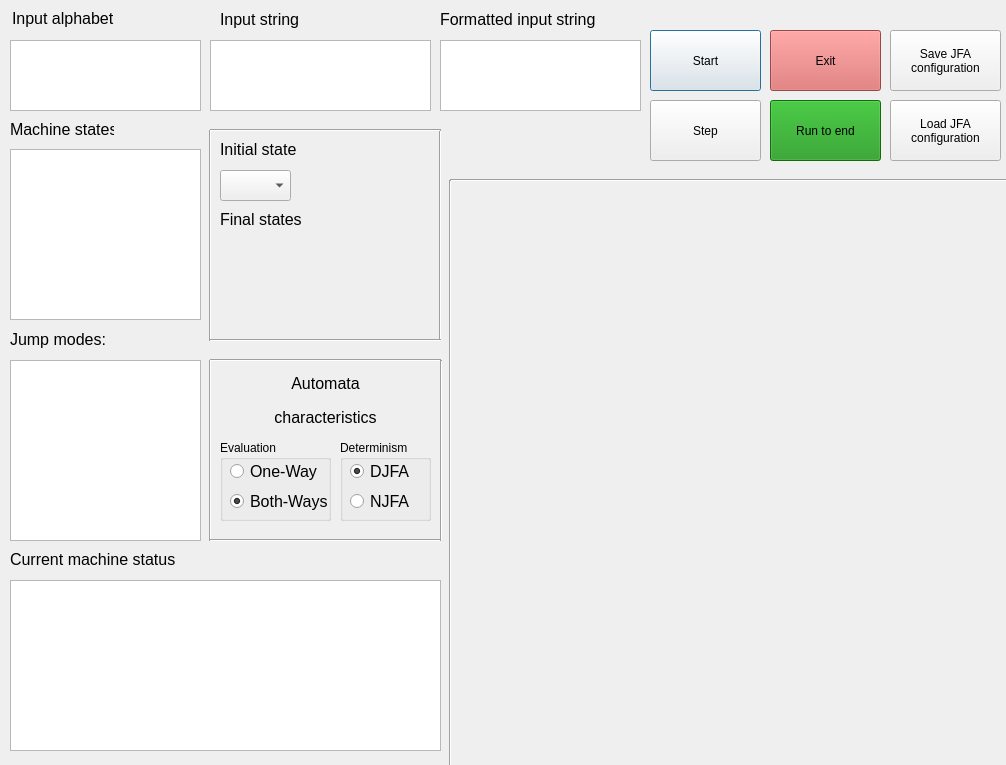
<?xml version="1.0" encoding="UTF-8"?>
<ui version="4.0">
 <class>JumpingFiniteAutomata</class>
 <widget class="QDialog" name="JumpingFiniteAutomata">
  <property name="geometry">
   <rect>
    <x>0</x>
    <y>0</y>
    <width>1006</width>
    <height>765</height>
   </rect>
  </property>
  <property name="cursor">
   <cursorShape>ArrowCursor</cursorShape>
  </property>
  <property name="windowTitle">
   <string>Dialog</string>
  </property>
  <widget class="QTextEdit" name="inputAlphabetText">
   <property name="geometry">
    <rect>
     <x>10</x>
     <y>40</y>
     <width>191</width>
     <height>71</height>
    </rect>
   </property>
   <property name="font">
    <font>
     <pointsize>12</pointsize>
    </font>
   </property>
   <property name="toolTip">
    <string>&lt;html&gt;&lt;head/&gt;&lt;body&gt;&lt;p&gt;&lt;span style=&quot; font-size:10pt;&quot;&gt;The input alphabet of a finite automaton is the set of characters that the automaton is able to read and process as input.&lt;/span&gt;&lt;/p&gt;&lt;p&gt;&lt;span style=&quot; font-size:10pt;&quot;&gt;Use only symbols of latin alphabet and numbers.&lt;/span&gt;&lt;/p&gt;&lt;p&gt;&lt;span style=&quot; font-size:10pt;&quot;&gt;Divide each symbol by a &lt;/span&gt;&lt;span style=&quot; font-size:10pt; font-weight:600;&quot;&gt;semicolon, &lt;/span&gt;&lt;span style=&quot; font-size:10pt;&quot;&gt;as in the following format:&lt;/span&gt;&lt;/p&gt;&lt;p&gt;&lt;span style=&quot; font-size:10pt; font-weight:600;&quot;&gt;A;B;C;D;E&lt;/span&gt;&lt;span style=&quot; font-size:10pt;&quot;&gt; etc.&lt;/span&gt;&lt;/p&gt;&lt;/body&gt;&lt;/html&gt;</string>
   </property>
   <property name="autoFormatting">
    <set>QTextEdit::AutoNone</set>
   </property>
   <property name="tabChangesFocus">
    <bool>true</bool>
   </property>
  </widget>
  <widget class="QPushButton" name="startButton">
   <property name="geometry">
    <rect>
     <x>650</x>
     <y>30</y>
     <width>111</width>
     <height>61</height>
    </rect>
   </property>
   <property name="toolTip">
    <string>&lt;html&gt;&lt;head/&gt;&lt;body&gt;&lt;p&gt;&lt;span style=&quot; font-size:10pt;&quot;&gt;Starts evaluating the current set automata.&lt;br/&gt;&lt;br/&gt;Navigate the evaluation with &lt;/span&gt;&lt;span style=&quot; font-size:10pt; font-weight:600;&quot;&gt;Step&lt;/span&gt;&lt;span style=&quot; font-size:10pt;&quot;&gt; and &lt;/span&gt;&lt;span style=&quot; font-size:10pt; font-weight:600;&quot;&gt;Run To End&lt;/span&gt;&lt;span style=&quot; font-size:10pt;&quot;&gt; buttons&lt;/span&gt;&lt;/p&gt;&lt;/body&gt;&lt;/html&gt;</string>
   </property>
   <property name="text">
    <string>Start</string>
   </property>
  </widget>
  <widget class="QPushButton" name="exitButton">
   <property name="geometry">
    <rect>
     <x>770</x>
     <y>30</y>
     <width>111</width>
     <height>61</height>
    </rect>
   </property>
   <property name="acceptDrops">
    <bool>false</bool>
   </property>
   <property name="toolTip">
    <string>&lt;html&gt;&lt;head/&gt;&lt;body&gt;&lt;p&gt;&lt;span style=&quot; font-size:10pt;&quot;&gt;Exits the application&lt;/span&gt;&lt;/p&gt;&lt;p&gt;&lt;span style=&quot; font-size:10pt;&quot;&gt;Discards any preset automata information&lt;/span&gt;&lt;/p&gt;&lt;/body&gt;&lt;/html&gt;</string>
   </property>
   <property name="styleSheet">
    <string notr="true">background-color: rgb(217, 99, 99);</string>
   </property>
   <property name="text">
    <string>Exit</string>
   </property>
   <property name="checkable">
    <bool>false</bool>
   </property>
  </widget>
  <widget class="QLabel" name="label">
   <property name="geometry">
    <rect>
     <x>12</x>
     <y>9</y>
     <width>106</width>
     <height>19</height>
    </rect>
   </property>
   <property name="font">
    <font>
     <pointsize>12</pointsize>
    </font>
   </property>
   <property name="text">
    <string>Input alphabet</string>
   </property>
  </widget>
  <widget class="QTextEdit" name="machineStatesText">
   <property name="geometry">
    <rect>
     <x>10</x>
     <y>149</y>
     <width>191</width>
     <height>171</height>
    </rect>
   </property>
   <property name="font">
    <font>
     <pointsize>12</pointsize>
    </font>
   </property>
   <property name="toolTip">
    <string>&lt;html&gt;&lt;head/&gt;&lt;body&gt;&lt;p&gt;&lt;span style=&quot; font-size:10pt;&quot;&gt;Declares the states the automata transitions/jumps to and from based on functions.&lt;br/&gt;&lt;br/&gt;Divide each state with a &lt;/span&gt;&lt;span style=&quot; font-size:10pt; font-weight:600;&quot;&gt;semicolon, &lt;br/&gt;&lt;br/&gt;&lt;/span&gt;&lt;span style=&quot; font-size:10pt;&quot;&gt;Example:&lt;br/&gt;&lt;br/&gt;&lt;/span&gt;&lt;span style=&quot; font-size:10pt; font-weight:600;&quot;&gt;sta0;sta1;sta2;sta3;sta4&lt;br/&gt;&lt;/span&gt;&lt;span style=&quot; font-size:10pt;&quot;&gt;etc.&lt;/span&gt;&lt;/p&gt;&lt;/body&gt;&lt;/html&gt;</string>
   </property>
   <property name="tabChangesFocus">
    <bool>true</bool>
   </property>
  </widget>
  <widget class="QLabel" name="label_4">
   <property name="geometry">
    <rect>
     <x>10</x>
     <y>120</y>
     <width>104</width>
     <height>19</height>
    </rect>
   </property>
   <property name="font">
    <font>
     <pointsize>12</pointsize>
    </font>
   </property>
   <property name="text">
    <string>Machine states</string>
   </property>
  </widget>
  <widget class="QTextEdit" name="inputStringText">
   <property name="geometry">
    <rect>
     <x>210</x>
     <y>40</y>
     <width>221</width>
     <height>71</height>
    </rect>
   </property>
   <property name="font">
    <font>
     <pointsize>12</pointsize>
    </font>
   </property>
   <property name="toolTip">
    <string>&lt;html&gt;&lt;head/&gt;&lt;body&gt;&lt;p&gt;&lt;span style=&quot; font-size:10pt;&quot;&gt;The input string is a sequence of characters that will be evaluated by the preset automata.&lt;/span&gt;&lt;/p&gt;&lt;/body&gt;&lt;/html&gt;</string>
   </property>
   <property name="tabChangesFocus">
    <bool>true</bool>
   </property>
  </widget>
  <widget class="QLabel" name="label_7">
   <property name="geometry">
    <rect>
     <x>220</x>
     <y>10</y>
     <width>106</width>
     <height>19</height>
    </rect>
   </property>
   <property name="font">
    <font>
     <pointsize>12</pointsize>
    </font>
   </property>
   <property name="text">
    <string>Input string</string>
   </property>
  </widget>
  <widget class="QLabel" name="label_8">
   <property name="geometry">
    <rect>
     <x>10</x>
     <y>550</y>
     <width>171</width>
     <height>19</height>
    </rect>
   </property>
   <property name="font">
    <font>
     <pointsize>12</pointsize>
    </font>
   </property>
   <property name="text">
    <string>Current machine status</string>
   </property>
  </widget>
  <widget class="QTextEdit" name="statusText">
   <property name="geometry">
    <rect>
     <x>10</x>
     <y>580</y>
     <width>431</width>
     <height>171</height>
    </rect>
   </property>
   <property name="font">
    <font>
     <pointsize>12</pointsize>
    </font>
   </property>
   <property name="toolTip">
    <string>&lt;html&gt;&lt;head/&gt;&lt;body&gt;&lt;p&gt;&lt;span style=&quot; font-size:10pt;&quot;&gt;The current status, actions and exceptions of the preset automata.&lt;/span&gt;&lt;/p&gt;&lt;p&gt;&lt;span style=&quot; font-size:10pt;&quot;&gt;Only includes basic information about what action has been taken, doesn't include details about said action.&lt;/span&gt;&lt;/p&gt;&lt;p&gt;&lt;span style=&quot; font-size:10pt;&quot;&gt;Examples:&lt;/span&gt;&lt;/p&gt;&lt;p&gt;&lt;span style=&quot; font-size:10pt; font-weight:600;&quot;&gt;&amp;quot;A jump has been performed!&lt;/span&gt;&lt;/p&gt;&lt;p&gt;&lt;span style=&quot; font-size:10pt; font-weight:600;&quot;&gt;&amp;lt;state1&amp;gt; -&amp;gt; &amp;lt;state2&amp;gt; via reading &amp;lt;symbol&amp;gt;&amp;quot;&lt;/span&gt;&lt;/p&gt;&lt;p&gt;&lt;span style=&quot; font-size:10pt; font-weight:600;&quot;&gt;&lt;br/&gt;&amp;quot;String ACCEPTED&amp;quot;&lt;/span&gt;&lt;/p&gt;&lt;p&gt;&lt;span style=&quot; font-size:10pt; font-weight:600;&quot;&gt;&lt;br/&gt;&amp;quot;ERROR&lt;/span&gt;&lt;/p&gt;&lt;p&gt;&lt;span style=&quot; font-size:10pt; font-weight:600;&quot;&gt;A state specified in transition function does not exist: 'Q'&amp;quot;&lt;/span&gt;&lt;/p&gt;&lt;/body&gt;&lt;/html&gt;</string>
   </property>
   <property name="readOnly">
    <bool>true</bool>
   </property>
  </widget>
  <widget class="QPushButton" name="stepButton">
   <property name="geometry">
    <rect>
     <x>650</x>
     <y>100</y>
     <width>111</width>
     <height>61</height>
    </rect>
   </property>
   <property name="toolTip">
    <string>&lt;html&gt;&lt;head/&gt;&lt;body&gt;&lt;p&gt;&lt;span style=&quot; font-size:10pt;&quot;&gt;Moves the automata one step forward.&lt;/span&gt;&lt;/p&gt;&lt;/body&gt;&lt;/html&gt;</string>
   </property>
   <property name="text">
    <string>Step</string>
   </property>
  </widget>
  <widget class="Line" name="line">
   <property name="geometry">
    <rect>
     <x>450</x>
     <y>170</y>
     <width>1401</width>
     <height>20</height>
    </rect>
   </property>
   <property name="orientation">
    <enum>Qt::Horizontal</enum>
   </property>
  </widget>
  <widget class="Line" name="line_2">
   <property name="geometry">
    <rect>
     <x>440</x>
     <y>180</y>
     <width>20</width>
     <height>1871</height>
    </rect>
   </property>
   <property name="orientation">
    <enum>Qt::Vertical</enum>
   </property>
  </widget>
  <widget class="QPushButton" name="runToEndButton">
   <property name="geometry">
    <rect>
     <x>770</x>
     <y>100</y>
     <width>111</width>
     <height>61</height>
    </rect>
   </property>
   <property name="toolTip">
    <string>&lt;html&gt;&lt;head/&gt;&lt;body&gt;&lt;p&gt;&lt;span style=&quot; font-size:10pt;&quot;&gt;Runs all the steps of the evaulation until the end.&lt;/span&gt;&lt;/p&gt;&lt;/body&gt;&lt;/html&gt;</string>
   </property>
   <property name="styleSheet">
    <string notr="true">background-color: rgb(22, 149, 19);</string>
   </property>
   <property name="text">
    <string>Run to end</string>
   </property>
  </widget>
  <widget class="QTextEdit" name="outputStringTextFormatted">
   <property name="geometry">
    <rect>
     <x>440</x>
     <y>40</y>
     <width>201</width>
     <height>71</height>
    </rect>
   </property>
   <property name="font">
    <font>
     <pointsize>12</pointsize>
    </font>
   </property>
   <property name="toolTip">
    <string>&lt;html&gt;&lt;head/&gt;&lt;body&gt;&lt;p&gt;&lt;span style=&quot; font-size:10pt;&quot;&gt;Sorted values of occurences of each symbol in the string&lt;/span&gt;&lt;/p&gt;&lt;/body&gt;&lt;/html&gt;</string>
   </property>
   <property name="tabChangesFocus">
    <bool>true</bool>
   </property>
   <property name="readOnly">
    <bool>true</bool>
   </property>
  </widget>
  <widget class="QLabel" name="label_9">
   <property name="geometry">
    <rect>
     <x>440</x>
     <y>10</y>
     <width>181</width>
     <height>19</height>
    </rect>
   </property>
   <property name="font">
    <font>
     <pointsize>12</pointsize>
     <weight>50</weight>
     <bold>false</bold>
    </font>
   </property>
   <property name="text">
    <string>Formatted input string</string>
   </property>
  </widget>
  <widget class="QComboBox" name="statesCombobox">
   <property name="geometry">
    <rect>
     <x>220</x>
     <y>170</y>
     <width>71</width>
     <height>31</height>
    </rect>
   </property>
   <property name="toolTip">
    <string>&lt;html&gt;&lt;head/&gt;&lt;body&gt;&lt;p&gt;Selection combobox for marking the initial state.&lt;/p&gt;&lt;p&gt;&lt;br/&gt;&lt;/p&gt;&lt;p&gt;Selecting the option &amp;quot;No Selection&amp;quot; will not allow the automata to be loaded.&lt;/p&gt;&lt;p&gt;&lt;br/&gt;&lt;/p&gt;&lt;p&gt;Content of combobox are generated based on declared machine states&lt;/p&gt;&lt;/body&gt;&lt;/html&gt;</string>
   </property>
  </widget>
  <widget class="QLabel" name="label_10">
   <property name="geometry">
    <rect>
     <x>220</x>
     <y>140</y>
     <width>141</width>
     <height>19</height>
    </rect>
   </property>
   <property name="font">
    <font>
     <pointsize>12</pointsize>
    </font>
   </property>
   <property name="toolTip">
    <string>&lt;html&gt;&lt;head/&gt;&lt;body&gt;&lt;p&gt;&lt;span style=&quot; font-size:10pt;&quot;&gt;Selection combobox for marking the initial state.&lt;/span&gt;&lt;/p&gt;&lt;p&gt;&lt;span style=&quot; font-size:10pt;&quot;&gt;&lt;br/&gt;&lt;/span&gt;&lt;/p&gt;&lt;p&gt;&lt;span style=&quot; font-size:10pt;&quot;&gt;Selecting the option &amp;quot;No Selection&amp;quot; will not allow the automata to be loaded.&lt;/span&gt;&lt;/p&gt;&lt;p&gt;&lt;span style=&quot; font-size:10pt;&quot;&gt;&lt;br/&gt;&lt;/span&gt;&lt;/p&gt;&lt;p&gt;&lt;span style=&quot; font-size:10pt;&quot;&gt;Content of combobox are generated based on declared machine states&lt;/span&gt;&lt;/p&gt;&lt;/body&gt;&lt;/html&gt;</string>
   </property>
   <property name="text">
    <string>Initial state</string>
   </property>
  </widget>
  <widget class="QLabel" name="label_11">
   <property name="geometry">
    <rect>
     <x>220</x>
     <y>210</y>
     <width>81</width>
     <height>19</height>
    </rect>
   </property>
   <property name="font">
    <font>
     <pointsize>12</pointsize>
    </font>
   </property>
   <property name="toolTip">
    <string>&lt;html&gt;&lt;head/&gt;&lt;body&gt;&lt;p&gt;&lt;span style=&quot; font-size:10pt;&quot;&gt;Layout of checkboxed used to mark what states count as end states.&lt;/span&gt;&lt;/p&gt;&lt;p&gt;&lt;br/&gt;&lt;/p&gt;&lt;p&gt;&lt;span style=&quot; font-size:10pt;&quot;&gt;For the machine to load, at least 1 needs to be selected&lt;/span&gt;&lt;/p&gt;&lt;p&gt;&lt;br/&gt;&lt;/p&gt;&lt;p&gt;&lt;span style=&quot; font-size:10pt;&quot;&gt;Checkboxes are dynamically generated based on machine states&lt;/span&gt;&lt;/p&gt;&lt;/body&gt;&lt;/html&gt;</string>
   </property>
   <property name="text">
    <string>Final states</string>
   </property>
  </widget>
  <widget class="QWidget" name="gridLayoutWidget">
   <property name="geometry">
    <rect>
     <x>220</x>
     <y>240</y>
     <width>211</width>
     <height>91</height>
    </rect>
   </property>
   <layout class="QGridLayout" name="endStatesGrid"/>
  </widget>
  <widget class="QWidget" name="gridLayoutWidget_2">
   <property name="geometry">
    <rect>
     <x>460</x>
     <y>190</y>
     <width>541</width>
     <height>571</height>
    </rect>
   </property>
   <layout class="QGridLayout" name="instancesGrid"/>
  </widget>
  <widget class="QPushButton" name="LoadButton">
   <property name="geometry">
    <rect>
     <x>890</x>
     <y>100</y>
     <width>111</width>
     <height>61</height>
    </rect>
   </property>
   <property name="toolTip">
    <string>&lt;html&gt;&lt;head/&gt;&lt;body&gt;&lt;p&gt;&lt;span style=&quot; font-size:10pt;&quot;&gt;Loads and edits the current automata preset from a file from users folder via a dialog window&lt;/span&gt;&lt;/p&gt;&lt;/body&gt;&lt;/html&gt;</string>
   </property>
   <property name="text">
    <string>Load JFA
configuration</string>
   </property>
  </widget>
  <widget class="QPushButton" name="SaveButton">
   <property name="geometry">
    <rect>
     <x>890</x>
     <y>30</y>
     <width>111</width>
     <height>61</height>
    </rect>
   </property>
   <property name="toolTip">
    <string>&lt;html&gt;&lt;head/&gt;&lt;body&gt;&lt;p&gt;&lt;span style=&quot; font-size:10pt;&quot;&gt;Takes current automata preset and saves it to a file in users documents folder via a dialog window&lt;/span&gt;&lt;/p&gt;&lt;/body&gt;&lt;/html&gt;</string>
   </property>
   <property name="text">
    <string>Save JFA
configuration</string>
   </property>
  </widget>
  <widget class="Line" name="line_7">
   <property name="geometry">
    <rect>
     <x>200</x>
     <y>130</y>
     <width>20</width>
     <height>211</height>
    </rect>
   </property>
   <property name="orientation">
    <enum>Qt::Vertical</enum>
   </property>
  </widget>
  <widget class="Line" name="line_8">
   <property name="geometry">
    <rect>
     <x>430</x>
     <y>130</y>
     <width>20</width>
     <height>211</height>
    </rect>
   </property>
   <property name="orientation">
    <enum>Qt::Vertical</enum>
   </property>
  </widget>
  <widget class="Line" name="line_9">
   <property name="geometry">
    <rect>
     <x>210</x>
     <y>330</y>
     <width>231</width>
     <height>20</height>
    </rect>
   </property>
   <property name="orientation">
    <enum>Qt::Horizontal</enum>
   </property>
  </widget>
  <widget class="Line" name="line_10">
   <property name="geometry">
    <rect>
     <x>210</x>
     <y>120</y>
     <width>231</width>
     <height>20</height>
    </rect>
   </property>
   <property name="orientation">
    <enum>Qt::Horizontal</enum>
   </property>
  </widget>
  <widget class="Line" name="line_3">
   <property name="geometry">
    <rect>
     <x>200</x>
     <y>360</y>
     <width>20</width>
     <height>181</height>
    </rect>
   </property>
   <property name="orientation">
    <enum>Qt::Vertical</enum>
   </property>
  </widget>
  <widget class="QGroupBox" name="DeterminismBox">
   <property name="geometry">
    <rect>
     <x>340</x>
     <y>440</y>
     <width>91</width>
     <height>81</height>
    </rect>
   </property>
   <property name="title">
    <string>Determinism</string>
   </property>
   <widget class="QRadioButton" name="DJFARadioButton">
    <property name="geometry">
     <rect>
      <x>10</x>
      <y>20</y>
      <width>93</width>
      <height>23</height>
     </rect>
    </property>
    <property name="font">
     <font>
      <pointsize>12</pointsize>
     </font>
    </property>
    <property name="toolTip">
     <string>&lt;html&gt;&lt;head/&gt;&lt;body&gt;&lt;p&gt;&lt;span style=&quot; font-size:10pt;&quot;&gt;The determinism characteristics decide how an automata handles transitions from state to state&lt;br/&gt;&lt;br/&gt;&lt;/span&gt;&lt;span style=&quot; font-size:10pt; font-weight:600;&quot;&gt;D J F A - Deterministic Jumping Finite Automata&lt;br/&gt;&lt;/span&gt;&lt;span style=&quot; font-size:10pt;&quot;&gt;Every transition and jump function allows to shift only to one state.&lt;/span&gt;&lt;/p&gt;&lt;/body&gt;&lt;/html&gt;</string>
    </property>
    <property name="text">
     <string>DJFA</string>
    </property>
    <property name="checked">
     <bool>true</bool>
    </property>
   </widget>
   <widget class="QRadioButton" name="NJFARadioButton">
    <property name="geometry">
     <rect>
      <x>10</x>
      <y>50</y>
      <width>93</width>
      <height>23</height>
     </rect>
    </property>
    <property name="font">
     <font>
      <pointsize>12</pointsize>
     </font>
    </property>
    <property name="toolTip">
     <string>&lt;html&gt;&lt;head/&gt;&lt;body&gt;&lt;p&gt;&lt;span style=&quot; font-size:10pt;&quot;&gt;The determinism characteristics decide how an automata handles transitions from state to state&lt;/span&gt;&lt;/p&gt;&lt;p&gt;&lt;span style=&quot; font-size:10pt; font-weight:600;&quot;&gt;N J F A - Non-Deterministic Jumping Finite Automata&lt;br/&gt;&lt;/span&gt;&lt;span style=&quot; font-size:10pt;&quot;&gt;Any transition and jump function allows to shift into multiple states at once.&lt;/span&gt;&lt;/p&gt;&lt;p&gt;&lt;span style=&quot; font-size:10pt; font-weight:600;&quot;&gt;NJFA cannot be selected for One-Way automata&lt;/span&gt;&lt;/p&gt;&lt;/body&gt;&lt;/html&gt;</string>
    </property>
    <property name="text">
     <string>NJFA</string>
    </property>
    <property name="checked">
     <bool>false</bool>
    </property>
   </widget>
  </widget>
  <widget class="QGroupBox" name="EvaluationBox">
   <property name="geometry">
    <rect>
     <x>220</x>
     <y>440</y>
     <width>111</width>
     <height>81</height>
    </rect>
   </property>
   <property name="title">
    <string>Evaluation</string>
   </property>
   <widget class="QRadioButton" name="OneWayRadioButton">
    <property name="geometry">
     <rect>
      <x>10</x>
      <y>20</y>
      <width>98</width>
      <height>23</height>
     </rect>
    </property>
    <property name="font">
     <font>
      <pointsize>12</pointsize>
     </font>
    </property>
    <property name="toolTip">
     <string>&lt;html&gt;&lt;head/&gt;&lt;body&gt;&lt;p&gt;&lt;span style=&quot; font-size:10pt;&quot;&gt;The evaluation characteristics decide how an automata handles and evaluates input string&lt;br/&gt;&lt;br/&gt;&lt;/span&gt;&lt;span style=&quot; font-size:10pt; font-weight:600;&quot;&gt;One-Way&lt;br/&gt;&lt;/span&gt;&lt;span style=&quot; font-size:10pt;&quot;&gt;Automata will read the input string in only one way (right). When it reaches the end with remaining unread symbol, it jumps to the left-most one.&lt;/span&gt;&lt;/p&gt;&lt;/body&gt;&lt;/html&gt;</string>
    </property>
    <property name="text">
     <string>One-Way</string>
    </property>
    <property name="checkable">
     <bool>true</bool>
    </property>
    <property name="checked">
     <bool>false</bool>
    </property>
    <property name="autoExclusive">
     <bool>true</bool>
    </property>
   </widget>
   <widget class="QRadioButton" name="BothWayRadioButton">
    <property name="geometry">
     <rect>
      <x>10</x>
      <y>50</y>
      <width>98</width>
      <height>23</height>
     </rect>
    </property>
    <property name="font">
     <font>
      <pointsize>12</pointsize>
     </font>
    </property>
    <property name="toolTip">
     <string>&lt;html&gt;&lt;head/&gt;&lt;body&gt;&lt;p&gt;&lt;span style=&quot; font-size:10pt;&quot;&gt;The evaluation characteristics decide how an automata handles and evaluates input string&lt;br/&gt;&lt;br/&gt;&lt;/span&gt;&lt;span style=&quot; font-size:10pt; font-weight:600;&quot;&gt;Two-Way&lt;br/&gt;&lt;/span&gt;&lt;span style=&quot; font-size:10pt;&quot;&gt;Automata will read the input string in both ways (right and left).&lt;/span&gt;&lt;/p&gt;&lt;/body&gt;&lt;/html&gt;</string>
    </property>
    <property name="text">
     <string>Both-Ways</string>
    </property>
    <property name="checked">
     <bool>true</bool>
    </property>
    <property name="autoExclusive">
     <bool>true</bool>
    </property>
   </widget>
  </widget>
  <widget class="Line" name="line_4">
   <property name="geometry">
    <rect>
     <x>431</x>
     <y>360</y>
     <width>20</width>
     <height>181</height>
    </rect>
   </property>
   <property name="orientation">
    <enum>Qt::Vertical</enum>
   </property>
  </widget>
  <widget class="QWidget" name="layoutWidget">
   <property name="geometry">
    <rect>
     <x>220</x>
     <y>370</y>
     <width>211</width>
     <height>61</height>
    </rect>
   </property>
   <layout class="QVBoxLayout" name="CharsContainer">
    <item>
     <layout class="QVBoxLayout" name="CharsDescriptionContainers">
      <item>
       <widget class="QLabel" name="label_5">
        <property name="font">
         <font>
          <pointsize>12</pointsize>
         </font>
        </property>
        <property name="text">
         <string>&lt;html&gt;&lt;head/&gt;&lt;body&gt;&lt;p align=&quot;center&quot;&gt;Automata&lt;/p&gt;&lt;/body&gt;&lt;/html&gt;</string>
        </property>
       </widget>
      </item>
      <item>
       <widget class="QLabel" name="label_6">
        <property name="font">
         <font>
          <pointsize>12</pointsize>
         </font>
        </property>
        <property name="text">
         <string>&lt;html&gt;&lt;head/&gt;&lt;body&gt;&lt;p align=&quot;center&quot;&gt;characteristics&lt;/p&gt;&lt;/body&gt;&lt;/html&gt;</string>
        </property>
       </widget>
      </item>
     </layout>
    </item>
   </layout>
  </widget>
  <widget class="QTextEdit" name="jumpsDeclareText">
   <property name="geometry">
    <rect>
     <x>10</x>
     <y>360</y>
     <width>191</width>
     <height>181</height>
    </rect>
   </property>
   <property name="font">
    <font>
     <pointsize>12</pointsize>
    </font>
   </property>
   <property name="toolTip">
    <string>&lt;html&gt;&lt;head/&gt;&lt;body&gt;&lt;p&gt;&lt;span style=&quot; font-size:10pt;&quot;&gt;Dictates transitions between specific states based on currently read symbols in the input string.&lt;/span&gt;&lt;/p&gt;&lt;p&gt;&lt;span style=&quot; font-size:10pt;&quot;&gt;Transition function, when called, checks the input string for the specified symbol in the function.&lt;br/&gt;If the specified symbol exists in the string, it jumps to it and the transition is performed. &lt;br/&gt;If it's not found, no transition is performed, stays on the current state and the curently read symbol gets moved ahead.&lt;br/&gt;Either way, the evaluation continues.&lt;/span&gt;&lt;/p&gt;&lt;p&gt;&lt;span style=&quot; font-size:10pt;&quot;&gt;Divide each function by &lt;/span&gt;&lt;span style=&quot; font-size:10pt; font-weight:600;&quot;&gt;writing each one on a new line,&lt;br/&gt;&lt;/span&gt;&lt;span style=&quot; font-size:10pt;&quot;&gt;declare each function in the following format:&lt;br/&gt;&lt;/span&gt;&lt;span style=&quot; font-size:10pt; font-weight:600;&quot;&gt;&amp;lt;name of initial state&amp;gt; - &amp;lt;read symbol&amp;gt; - &amp;lt;name of state to transition to&amp;gt;&lt;br/&gt;&lt;br/&gt;&lt;/span&gt;&lt;span style=&quot; font-size:10pt;&quot;&gt;Example:&lt;/span&gt;&lt;/p&gt;&lt;p&gt;&lt;span style=&quot; font-size:10pt; font-weight:600;&quot;&gt;sta0 - A - sta1&lt;br/&gt;sta1 - B - sta2&lt;br/&gt;&lt;/span&gt;&lt;span style=&quot; font-size:10pt;&quot;&gt;etc.&lt;/span&gt;&lt;/p&gt;&lt;/body&gt;&lt;/html&gt;</string>
   </property>
   <property name="tabChangesFocus">
    <bool>true</bool>
   </property>
  </widget>
  <widget class="Line" name="line_5">
   <property name="geometry">
    <rect>
     <x>210</x>
     <y>530</y>
     <width>231</width>
     <height>20</height>
    </rect>
   </property>
   <property name="orientation">
    <enum>Qt::Horizontal</enum>
   </property>
  </widget>
  <widget class="Line" name="line_6">
   <property name="geometry">
    <rect>
     <x>210</x>
     <y>350</y>
     <width>231</width>
     <height>21</height>
    </rect>
   </property>
   <property name="orientation">
    <enum>Qt::Horizontal</enum>
   </property>
  </widget>
  <widget class="QLabel" name="label_3">
   <property name="geometry">
    <rect>
     <x>10</x>
     <y>330</y>
     <width>131</width>
     <height>19</height>
    </rect>
   </property>
   <property name="font">
    <font>
     <pointsize>12</pointsize>
    </font>
   </property>
   <property name="text">
    <string>Jump modes:</string>
   </property>
  </widget>
 </widget>
 <tabstops>
  <tabstop>inputAlphabetText</tabstop>
  <tabstop>inputStringText</tabstop>
  <tabstop>machineStatesText</tabstop>
  <tabstop>jumpsDeclareText</tabstop>
  <tabstop>statesCombobox</tabstop>
  <tabstop>DJFARadioButton</tabstop>
  <tabstop>NJFARadioButton</tabstop>
  <tabstop>OneWayRadioButton</tabstop>
  <tabstop>BothWayRadioButton</tabstop>
  <tabstop>startButton</tabstop>
  <tabstop>stepButton</tabstop>
  <tabstop>exitButton</tabstop>
  <tabstop>runToEndButton</tabstop>
  <tabstop>SaveButton</tabstop>
  <tabstop>LoadButton</tabstop>
  <tabstop>statusText</tabstop>
  <tabstop>outputStringTextFormatted</tabstop>
 </tabstops>
 <resources/>
 <connections/>
</ui>
